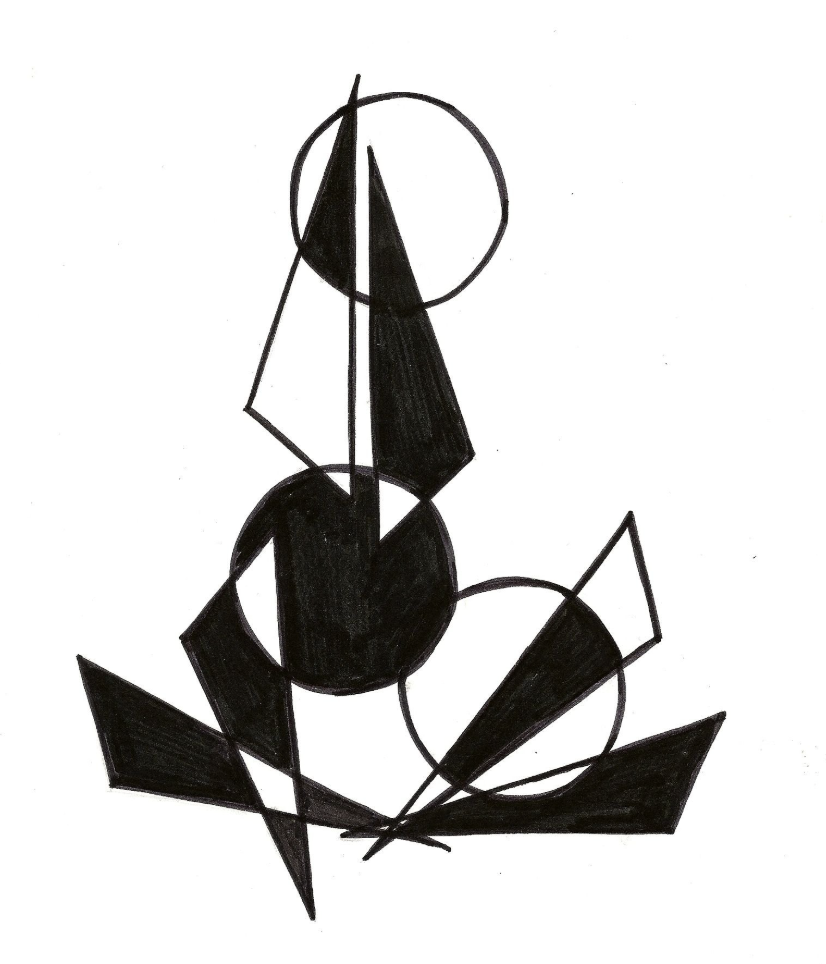
#> input picture Lab_1/images/composition.png, 826 x 964 px, found by its file name; its folder holds only this picture in this run
$ python main.py
#> lines starting #> are read from the running program, lines starting #| are printed output that depends on the picture; after the words box and inside, x2 and y2 are one past the last pixel; in counts of white or black regions, pixels touching at a corner belong together
#> in read_image, `_, binary = cv2.threshold(image, 127, 255, cv2.THRESH_BINARY)`:
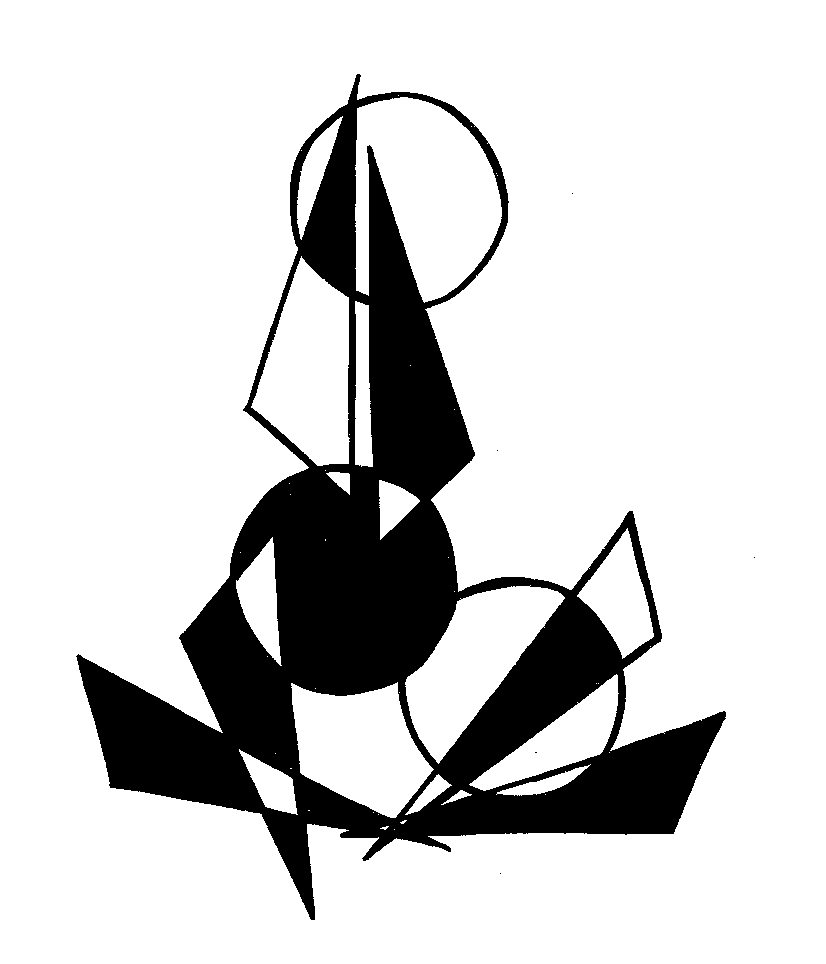
#> binary: shape (964, 826); 82.5% white; 6 black regions (5 under 20 px), largest, box (x1, y1, x2, y2) and area: (76, 74, 726, 920) 139216
#> after the loop in erosion, `for y in range(pad, height - pad):`:
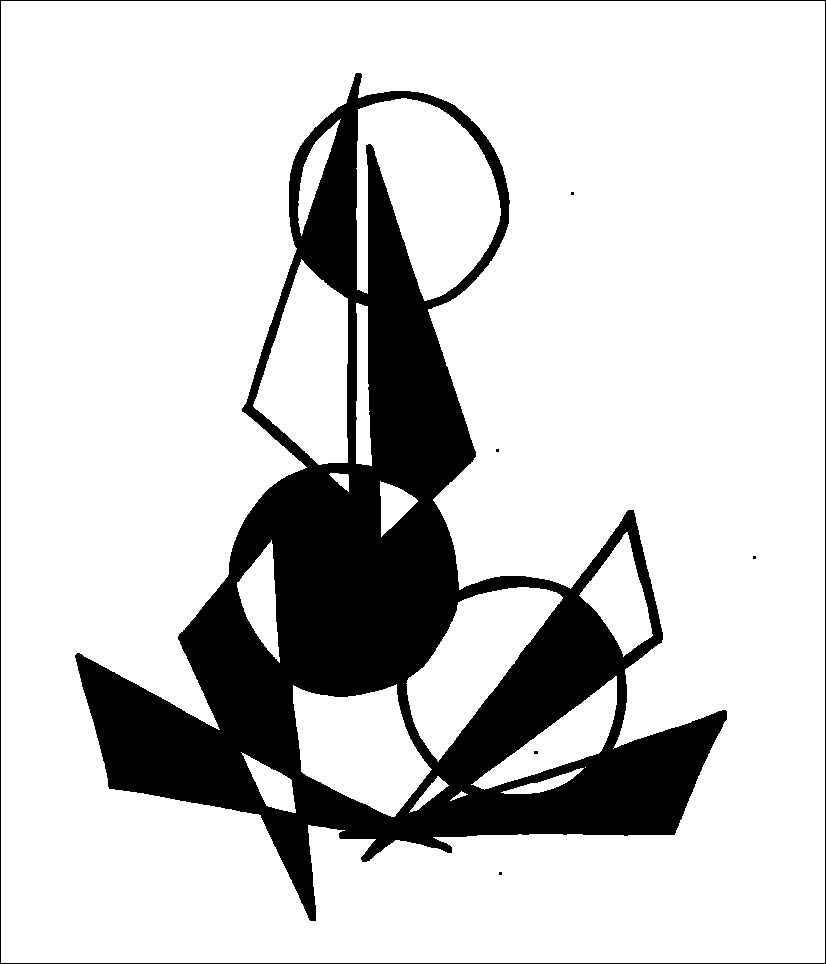
#> result: shape (964, 826); 80.8% white; 7 black regions (5 under 20 px), largest, box (x1, y1, x2, y2) and area: (75, 73, 727, 921) 149503, (0, 0, 826, 964) 3576
### Lab_1/src/utils.py
import cv2
import numpy as np


# [8 lines left out: function read_image, not called in this run]


def save_image(path: str, image: np.ndarray) -> None:
    """Сохранение изображения в файл."""
    cv2.imwrite(path, image)


# [19 lines left out: function erosion, not called in this run]


def erosion_opencv(binary_image: np.ndarray, kernel_size: int = 3) -> np.ndarray:
#> called with kernel_size = 3
    kernel = np.ones((kernel_size, kernel_size), np.uint8)
    return cv2.erode(binary_image, kernel)
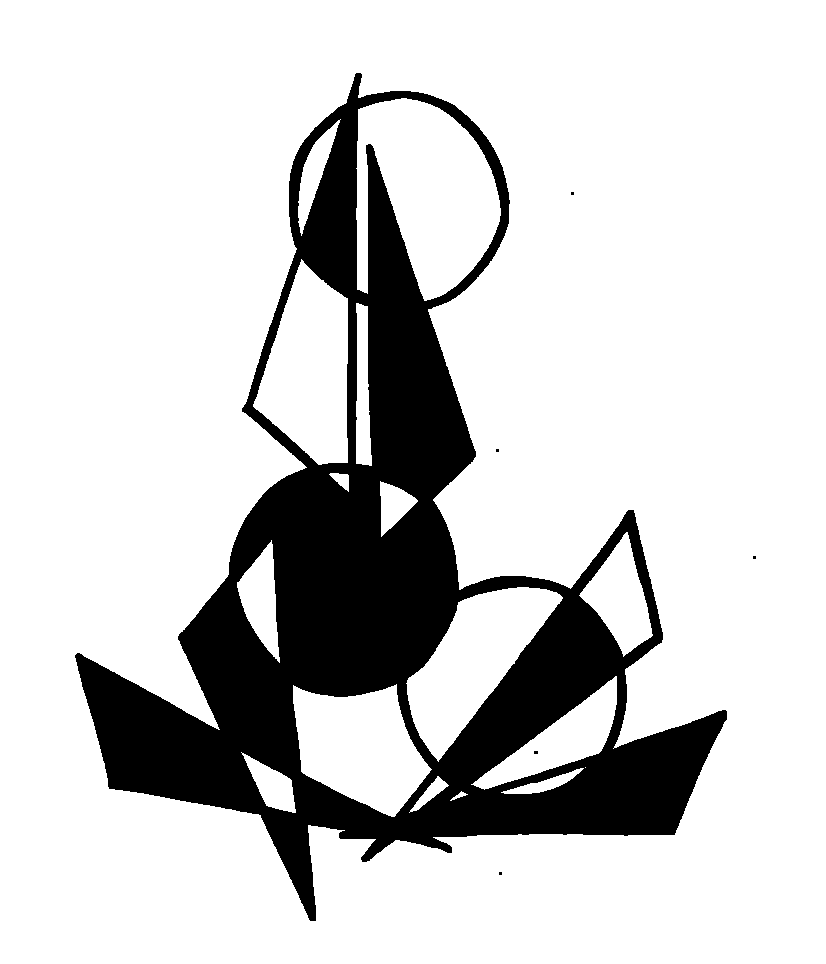
#> returned value: shape (964, 826); 81.2% white; 6 black regions (5 under 20 px), largest, box (x1, y1, x2, y2) and area: (75, 73, 727, 921) 149503

### Lab_1/src/main.py
from src.utils import erosion_opencv
from utils import read_image, erosion, save_image

if __name__ == '__main__':
    file_name = "composition"
    input_path = f"images/{file_name}.png"
    output_path_native = f"images/{file_name}_native.png"
    output_path_opencv = f"images/{file_name}_opencv.png"

    binary_image = read_image(input_path)

    eroded_image_native = erosion(binary_image)
    save_image(output_path_native, eroded_image_native)

    eroded_image_opencv = erosion_opencv(binary_image)
    save_image(output_path_opencv, eroded_image_opencv)

    print("Обработка завершена. Результат сохранён.")
